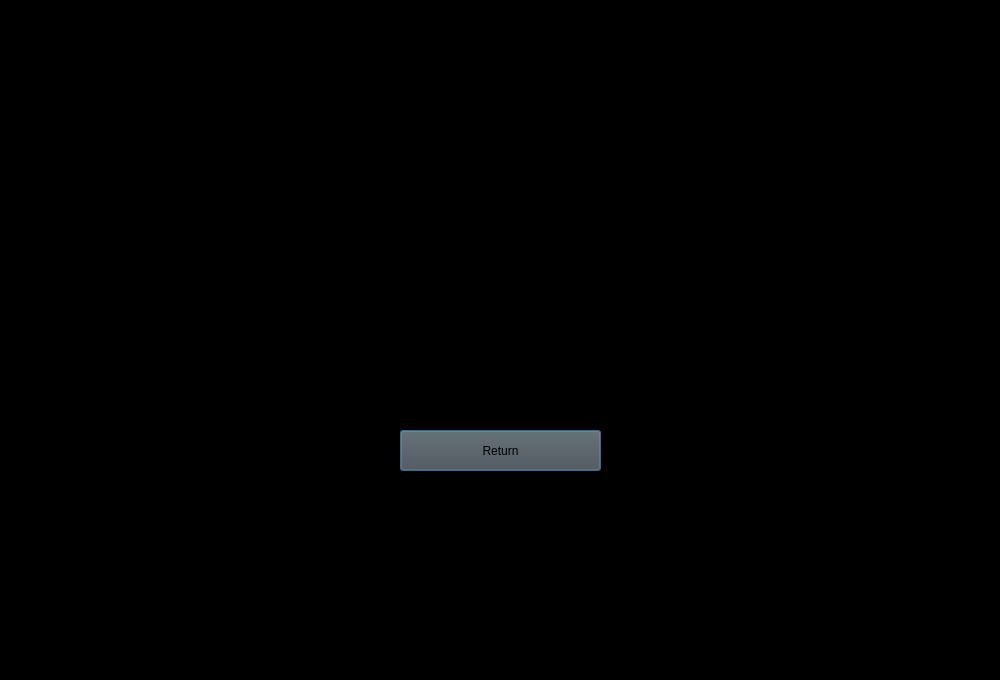
<?xml version="1.0" encoding="UTF-8"?>
<ui version="4.0">
 <class>Application</class>
 <widget class="QDialog" name="Application">
  <property name="geometry">
   <rect>
    <x>0</x>
    <y>0</y>
    <width>1000</width>
    <height>680</height>
   </rect>
  </property>
  <property name="windowTitle">
   <string>Dialog</string>
  </property>
  <property name="styleSheet">
   <string notr="true">background-color: rgb(0,0,0);
</string>
  </property>
  <widget class="QLabel" name="ver_image">
   <property name="geometry">
    <rect>
     <x>400</x>
     <y>150</y>
     <width>251</width>
     <height>201</height>
    </rect>
   </property>
   <property name="styleSheet">
    <string notr="true">
background-color: rgb(0,0,0);</string>
   </property>
   <property name="text">
    <string/>
   </property>
  </widget>
  <widget class="QPushButton" name="return_2">
   <property name="geometry">
    <rect>
     <x>400</x>
     <y>430</y>
     <width>201</width>
     <height>41</height>
    </rect>
   </property>
   <property name="styleSheet">
    <string notr="true">background:rgb(77, 77, 77)</string>
   </property>
   <property name="text">
    <string>Return</string>
   </property>
  </widget>
 </widget>
 <resources/>
 <connections/>
</ui>
